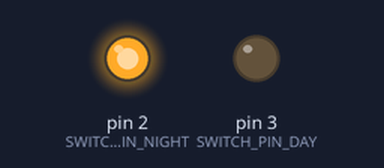
Bench run of a sketch on a simulated Arduino Uno, built with avr-gcc and run on an emulated ATmega328P. Shown: output pins drawn as LEDs (lit = HIGH). Random numbers use the default seed unless the sketch sets one.

Above: at 23.1 s.
Timing chart, 0 to 60.0 s (numbered marks = the images above):
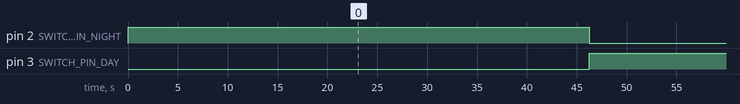

The sketch:

DayNight_Cicle.ino
```cpp
#include <Arduino.h>
#define SWITCH_PIN_DAY   3
#define SWITCH_PIN_NIGHT 2
//#define ADDITIONAL_LEDS // Uncomment to control additional leds

unsigned long uTime;
bool          bUpdate;
const unsigned long DURATION  =  23 * 1000;//23sec

#ifdef ADDITIONAL_LEDS
unsigned int LightsPins[12] = {
  13, 12, 11,
  10,  9,  8,
   7,  6,  5,
   4
};
const size_t TotalPins = sizeof(LightsPins) / sizeof(LightsPins[0]);
#else
unsigned int *LightsPins = nullptr;
const size_t TotalPins = 0;
#endif

void setup()
{
    pinMode(SWITCH_PIN_DAY, OUTPUT);
    pinMode(SWITCH_PIN_NIGHT, OUTPUT);
    uTime = millis();
    bUpdate = rand() % 2 == 0;

    for (size_t i = 0; i < TotalPins; i++)
    {
       pinMode(LightsPins[i], OUTPUT);
    }

    if (bUpdate){//Day
       SetDay();
    } else {
       SetNight();
    }
}

void swap (unsigned int& a, unsigned int& b)
{
    unsigned int c = a;
    a = b;
    b = c;
}

void shuffle(unsigned int *arr, size_t len)
{
    if (len < 1 || !arr)
    {
        return;
    }
    for (size_t i = 0; i < len; i++)
    {
        size_t j = rand() % len;
        swap(arr[i], arr[j]);
    }
}

void SetDay()
{
    digitalWrite(SWITCH_PIN_DAY, HIGH);
    digitalWrite(SWITCH_PIN_NIGHT, LOW);

    shuffle(LightsPins, TotalPins);
    for (size_t i = 0; i < TotalPins; i++)
    {
        digitalWrite(LightsPins[i], HIGH);
        delay(250);
    }
}
void SetNight()
{
    digitalWrite(SWITCH_PIN_DAY, LOW);
    digitalWrite(SWITCH_PIN_NIGHT, HIGH);

    shuffle(LightsPins, TotalPins);
    for (size_t i = 0; i < TotalPins; i++)
    {
        digitalWrite(LightsPins[i], LOW);
        delay(250);
    }
}

void updateAndWriteDate()
{
    unsigned long uNow = millis();
    if (uNow - uTime > DURATION){
        if (bUpdate) {//Day
            SetDay();
        } else {
            SetNight();
        }
        bUpdate = !bUpdate;
        uTime = uNow;
    }
}

void loop()
{
    updateAndWriteDate();
    delay(250);
}
```

Measured:
- by itself, pin 2 (SWITCH_PIN_NIGHT): alternates HIGH for 23.0 s and LOW for 23.1 s
- by itself, pin 3 (SWITCH_PIN_DAY): alternates HIGH for 23.1 s and LOW for 23.0 s
